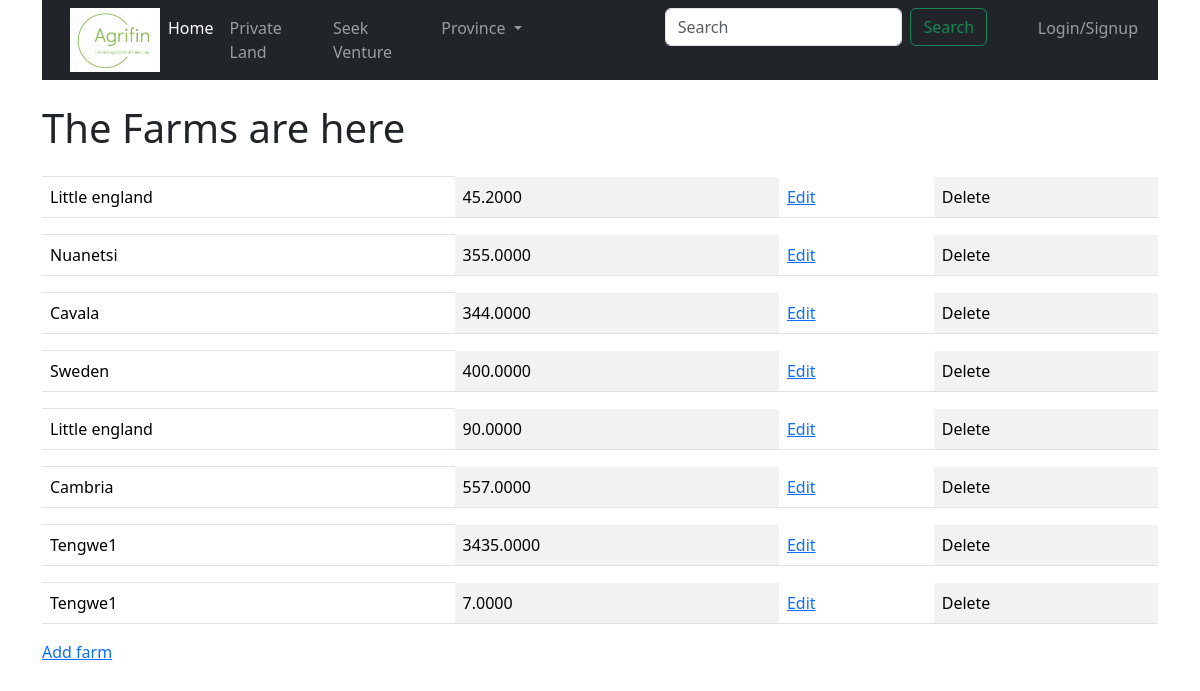
Before: /farms/ with the older database file.
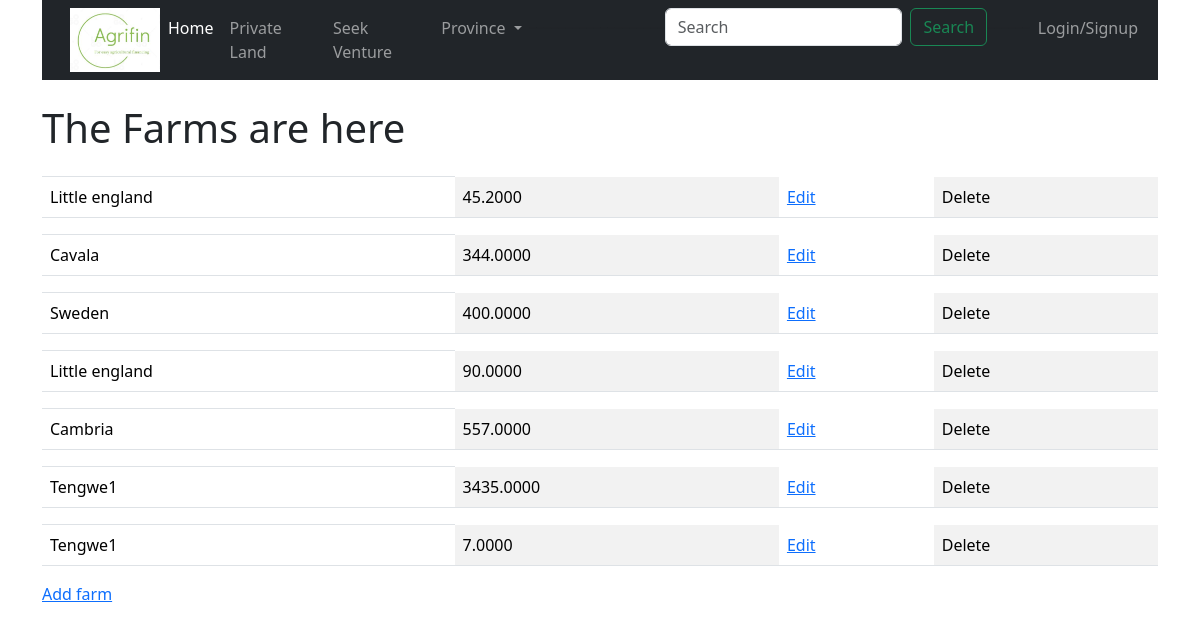
After: the same page with the newer database file.
### farmersapp/models.py (models this page shows, shortened)
class Farm(models.Model):
    tenure = (
   ('Off','Offer Letter'),
   ('99','99-Year Lease'),
   ('A1','A1 Permit'),
   ('AP', 'A1 Temporal Permit'),
   ('A2','A2 Permit'),
   ('Ttl','Title Deed'),
   ('DG','Deed of Grant'),
   ('CCT','Certificate of Consolidated Title'),
   ('Non','None'),
   )
    water = (
   ('D','Dam'),
   ('R','River'),
   ('B','Borehole'),
   ('W', 'Weir'),
   ('Wl','Well'),
   ('N','None'),
   )
    province = (
   ('MTN','Matabeleland North'),
   ('MTS','Matabeleland South'),
   ('MSE','Mashonaland East'),
   ('MSW','Mashonaland West'),
   ('MSC','Mashonaland Central'),
   ('MAN','Manicaland'),
    ('MSV','Masvingo'),
    ('MID','Midlands'),
    ('HRE','Harare'),
    ('BYO','Bulawayo'),
   )
    mmodels = (
       ('A1','A1'),
       ('A2','A2'),
       ('Old','Old Resettlement Scheme'),
       ('Sma','Small Scale Commercial'),
       ('A1T','Three Tier'),
       ('Comm','Communal')
    )
    farmer = models.ForeignKey(Farmer,on_delete = models.CASCADE)
    farm_name = models.CharField(max_length=500)
    plot_number = models.CharField(max_length=250,null=True, blank=True)
    extend = models.DecimalField(max_digits= 10,decimal_places= 4)
    district = models.CharField(max_length=20)
    province = models.CharField(max_length=250,choices=province)
    ward = models.CharField(max_length=10,null=True, blank=True)
    model =models.CharField(max_length=250,null =True,blank=True,choices=mmodels)
    tenure_type = models.CharField(max_length=50,choices=tenure)
    irrigation =models.CharField(max_length=250,null= True,choices=(('Y','Yes'),('N','No')))
    water_availability  = models.CharField(max_length=250,choices=water)
    description = models.TextField(null=True, blank=True)
    id = models.UUIDField(default=uuid.uuid1,unique=True,primary_key=True,editable=False)

### farmersapp/views.py (the view)
# urls.py: path("farms/",views.farms,name="farms"),
def farms(request):
    mfarms = Farm.objects.all()
    context = {'mfarms': mfarms}
    return render(request,'farms.html',context)

### farmersapp/templates/farms.html (shortened to what this page needs)
{%extends 'main.html'%}
  {% load bootstrap5 %}
{%block content%}
<h1>The Farms are here</h1>
<table class="table table-striped-columns">
  {%for farm in mfarms%}
  <th></th>
  <tr>
  <td>{{farm.farm_name}}</td>
  <td>{{farm.extend}}</td>
  <td><a href="{%url 'createfarm'%}">Edit</a></td>
  <td><a>Delete</a></td>
</tr>
  {%endfor%}
</table>
<a href = "{% url 'createfarm'%}">Add farm</a>
{%endblock%}

Changed rows visible on the page:
removed Farm: farm_name "Nuanetsi", extend "355.0000"
